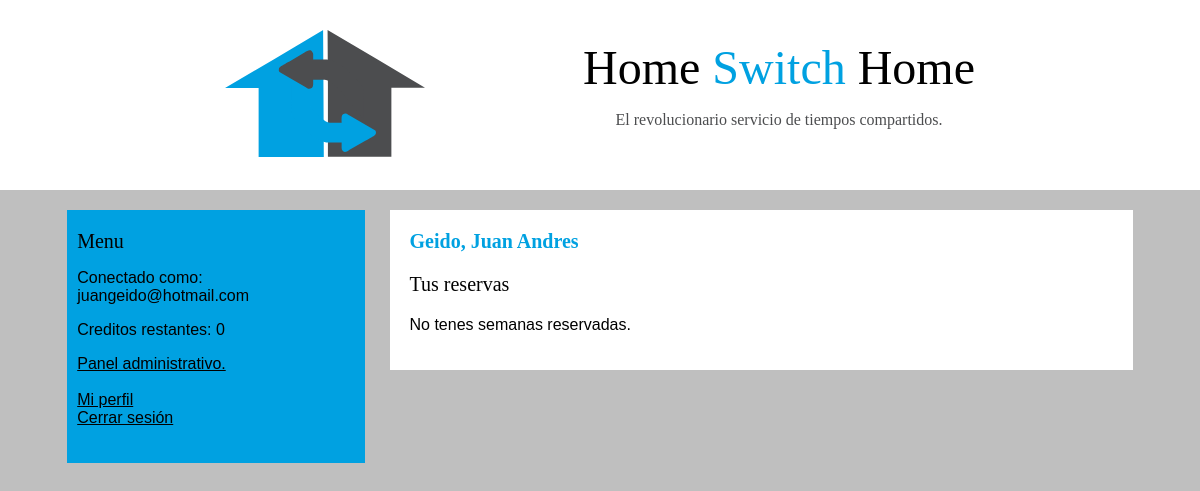
Screenshot of /mis-reservas.php (signed in) with the database file from the repository.
### tables this page shows
CREATE TABLE `usuarios` (
  `id` int(4) NOT NULL,
  `nombre` varchar(32) NOT NULL DEFAULT '',
  `apellido` varchar(32) NOT NULL DEFAULT '',
  `nacimiento` datetime NOT NULL DEFAULT '0000-00-00 00:00:00',
  `email` varchar(50) NOT NULL DEFAULT '',
  `clave` varchar(32) NOT NULL DEFAULT '',
  `cc_numero` varchar(16) NOT NULL,
  `cc_marca` varchar(32) NOT NULL,
  `cc_segur` varchar(3) NOT NULL,
  `cc_titular` varchar(50) NOT NULL DEFAULT '',
  `cc_vencimiento` datetime NOT NULL DEFAULT '0000-00-00 00:00:00',
  `rango` int(4) NOT NULL DEFAULT '0',
  `tokens` int(4) NOT NULL DEFAULT '2',
  `tokens_upd` datetime NOT NULL DEFAULT CURRENT_TIMESTAMP
);

### componentes/funciones-usuarios.php (called while the page is built, shortened)
<?php
class sesion{
	function estaLogeado($con) {
		if(isset($_SESSION['id'])){
			$sql = mysqli_query($con, "SELECT tokens_upd FROM usuarios WHERE id=".$_SESSION['id']);
			$chequeo = mysqli_fetch_array($sql);
			return true;
		} else {
			return false;
		}
	}
	function obtenerDatosUsuario() {
		$con = conectar();
		$sql = mysqli_query($con, "SELECT * FROM usuarios WHERE id=".$_SESSION['id']);
		$retorno = mysqli_fetch_array($sql);
		return $retorno;
	}
	function esAdmin() {
		$con = conectar();
		$sql = mysqli_query($con, "SELECT rango FROM usuarios WHERE id=".$_SESSION['id']);
		$resultado = mysqli_fetch_array($sql);
		if ($resultado['rango'] == 2) {
			return true;
		} else {
			return false;
		}
	}
}
?>

### mis-reservas.php (the view, shortened to what this page needs)
<?php
	include('componentes/funciones-usuarios.php');
	$con = conectar();
	$sesion = new sesion;
	$logeado = $sesion->estaLogeado($con);
	$datosUsuario = $sesion->obtenerDatosUsuario();
	$reservas = mysqli_query($con, "SELECT semanas.*,residencias.nombre FROM semanas INNER JOIN residencias ON semanas.residencia = residencias.id WHERE `reservado_por`='".$datosUsuario['email']."'");
?>
<!DOCTYPE html>
<html>
<head>
	<link rel="stylesheet" type="text/css" href="estilo.css">
</head>
<body>
	<div class="cabezera">
		<?php include('modulos/cabezera.php') ?>
	</div>
	<div class="contenedor">
		<div class="sidebar">
			<?php include('modulos/sidebar.php') ?>
		</div>
		<div class="pagina">
			<span id="subtitulo" class="color-hsh"><b><?php echo utf8_decode($datosUsuario['apellido'])?>, <?php echo utf8_decode($datosUsuario['nombre'])?></b></span></br>
			<div class="contenido-pagina">
				<p id="subtitulo">Tus reservas</p>
				<?php
				if (mysqli_num_rows($reservas) > 0) {
					$fechaActual = time();
					$fechaSubasta = strtotime("+6 month", $fechaActual);
					echo '<table>
							<tr>
								<td width="300"><b>Residencia</b></td>
								<td width="200"><b>Semana</b></td>
								<td width="200">--</td>
								<td width="200">--</td>
							</tr>
							<tr><td> </td><td> </td><td> </td><td> </td></tr>';
					while ($listar_residencias = mysqli_fetch_array($reservas)) {
						$fecha = strtotime($listar_residencias['fecha']);
						$semana = date('d', $fecha)." de ".strftime("%B", $fecha);
						echo '<tr>';
						echo '<td>'.utf8_decode($listar_residencias['nombre']).'</td>';
						echo '<td>'.$semana.'</td>';
						echo '<td><a href="ver-residencia.php?id='.$listar_residencias['residencia'].'&semana='.$listar_residencias['id'].'">Ver reserva</a></td>';
						echo '<td><a href="#" onclick="confirmarCancelar('.$listar_residencias['id'].')">Cancelar reserva</a></td>';
						echo '</tr>';
					}
					echo '</table>';
				} else {
					echo '<p>No tenes semanas reservadas.</p>';
				}
			?>
			</div>
		</div>
	</div>
</body>
</html>

### modulos/sidebar.php (shortened to what this page needs)
<span id="subtitulo">
	Menu
</span>
<?php
if ($logeado) {
?>
<p>Conectado como:</br><?=$_SESSION['email']?></p>
<p>Creditos restantes: <?php echo $datosUsuario['tokens']?></p>
<p>
	<?php if ($sesion->esAdmin()) {?>
	<a href="admin.php">Panel administrativo.</a></br>&nbsp;</br>
	<?php } ?>
	<a href="perfil.php">Mi perfil</a></br>
	<a href="modulos/cerrar-sesion.php">Cerrar sesión</a></br>
</p>
<?php
}
?>

### estilo.css (style rules this page uses)
body { background-color: #BFBFBF; color: black; font-family: Liberation Sans; }
a { color: black; }
.cabezera { z-index: -1; position: absolute; top: 0px; left: 0px; right: 0px; width: 100%; background-color: #FFFFFF; color: #4C4D4F; height: 0px; padding-top: 40px; padding-bottom: 150px; }
.contenedor { width: 90%; max-width: 1100px; min-width: 1000px; margin-top: 210px; margin-left: auto; margin-right: auto; }
.sidebar { float: left; width: 27%; background-color: #00A1E1; padding-left: 10px; padding-top: 20px; padding-bottom: 20px; }
.pagina { float: right; width: 66%; background-color: white; padding-left: 20px; padding-right: 20px; padding-top: 20px; padding-bottom: 20px; }
.contenido-pagina { width: 95%; margin-top: 15px; }
.color-hsh { color:#00A1E1; }
#subtitulo { font-size: 20px; font-family: tahoma, Ubuntu; }

### rows the page displays
usuarios: tokens "0", apellido "Geido", nombre "Juan Andres"

### other values shown
$_SESSION['email'] "juangeido@hotmail.com"
